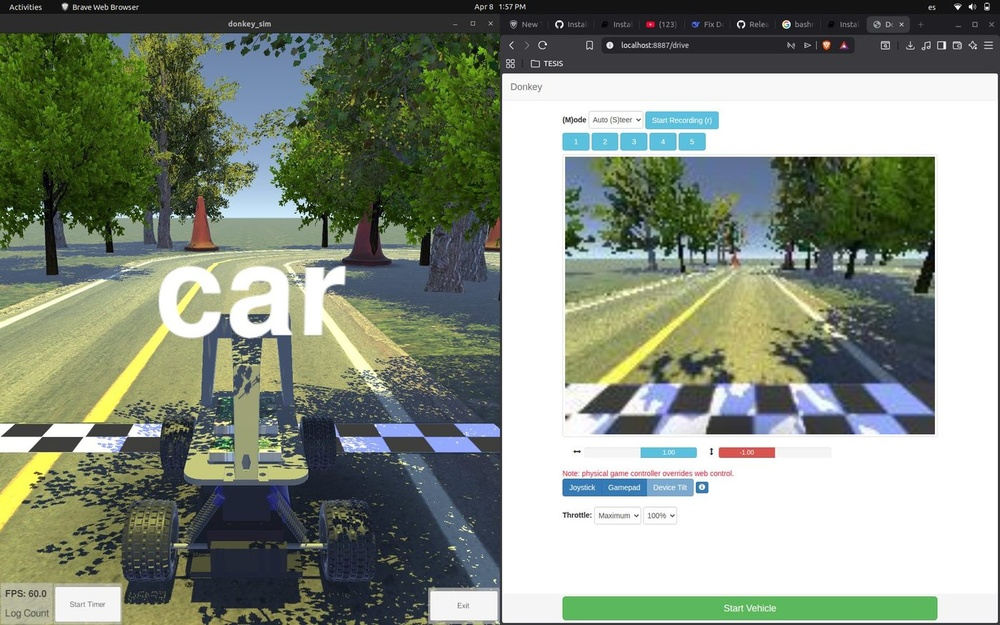
#> input picture sitio/paginas/semanas/img/s10_1.jpg, 1000 x 625 px, shrunk from 1400 x 875 before the run
$ python figuras_readme.py
#> lines starting #> are read from the running program, lines starting #| are printed output that depends on the picture
#!/usr/bin/env python3
"""Figuras del README: los cuatro objetivos cumplidos y la franja que lleva al sitio del proyecto.

Cada figura sale en dos versiones, clara y oscura, para que GitHub muestre la que corresponde al tema
de quien lee (el README las elige con <picture>). La franja del sitio usa las miniaturas reales de las
páginas de cada semana, así que hay que correr antes sitio/generar_semanas.py si cambiaron.

Uso, desde la raíz del repositorio:
    python3 herramientas/figuras_readme.py
Escribe en sitio/paginas/img/: readme_objetivos_{claro,oscuro}.png y readme_sitio_{claro,oscuro}.png.
"""
from pathlib import Path

import matplotlib
matplotlib.use('Agg')
import matplotlib.pyplot as plt
from matplotlib.patches import Circle, FancyBboxPatch
from PIL import Image

RAIZ = Path(__file__).resolve().parent.parent
IMG = RAIZ / 'sitio/paginas/img'
SEMANAS = RAIZ / 'sitio/paginas/semanas/img'

TEMAS = {
    'claro': dict(fondo='#ffffff', tarjeta='#f6f8fa', borde='#d0d7de', texto='#1f2328', suave='#59636e',
                  verde='#1a7f37', acento='#0969da'),
    'oscuro': dict(fondo='#0d1117', tarjeta='#161b22', borde='#30363d', texto='#e6edf3', suave='#9198a1',
                   verde='#3fb950', acento='#4493f8'),
}

OBJETIVOS = [
    ('Objetivo 1', 'Arquitectura funcional', '10 de 10 requisitos'),
    ('Objetivo 2', 'Plataforma robótica', '6 de 6 requisitos'),
    ('Objetivo 3', 'Interfaz para el usuario', '6 de 6 requisitos'),
    ('Objetivo 4', 'Evaluación experimental', '7 de 7 requisitos'),
]

# Una miniatura por etapa del trabajo, de la plataforma inicial a la campaña con los vehículos.
MINIATURAS = ['s10_1.jpg', 's12_1.jpg', 's13_1.jpg', 's19_3.jpg', 's22_5.jpg', 's24_1.jpg', 's26_1.jpg',
              's28_1.jpg']


def caja(ax, x, y, w, h, fondo, borde, radio=0.12):
    ax.add_patch(FancyBboxPatch((x, y), w, h, boxstyle=f'round,pad=0,rounding_size={radio}',
                                facecolor=fondo, edgecolor=borde, linewidth=1.2))


def objetivos(nombre, t):
#> called with nombre = 'claro'
    fig = plt.figure(figsize=(12, 2.9), facecolor=t['fondo'])
    ax = fig.add_axes([0, 0, 1, 1])
    ax.set_xlim(0, 12)
    ax.set_ylim(0, 2.9)
    ax.axis('off')
    ax.text(0.2, 2.55, 'Los cuatro objetivos específicos, cumplidos', fontsize=17, fontweight='bold',
            color=t['texto'], va='center')
    for i, (num, titulo, req) in enumerate(OBJETIVOS):
        x = 0.2 + i * 2.95
        caja(ax, x, 0.2, 2.75, 1.95, t['tarjeta'], t['borde'])
        ax.add_patch(Circle((x + 0.42, 1.72), 0.2, color=t['verde']))
        ax.text(x + 0.42, 1.715, '✓', fontsize=15, fontweight='bold', color=t['fondo'], ha='center',
                va='center')
        ax.text(x + 0.75, 1.72, num, fontsize=12, color=t['suave'], va='center')
        ax.text(x + 0.25, 1.18, titulo, fontsize=11.5, fontweight='bold', color=t['texto'], va='center')
        ax.text(x + 0.25, 0.78, req, fontsize=11.5, color=t['suave'], va='center')
        ax.text(x + 0.25, 0.42, '100 %', fontsize=12, fontweight='bold', color=t['verde'], va='center')
    fig.savefig(IMG / f'readme_objetivos_{nombre}.png', dpi=150, facecolor=t['fondo'])
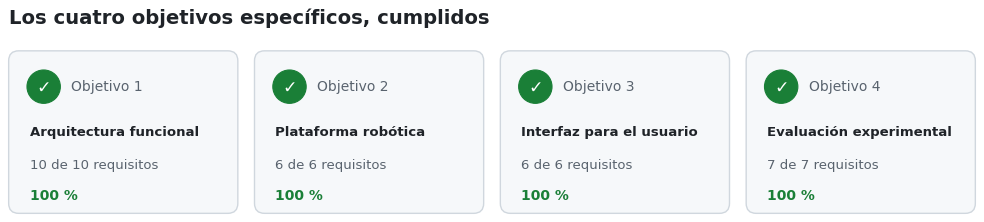
#> figure drawn by matplotlib, 1 panel
    plt.close(fig)


def sitio(nombre, t):
#> called with nombre = 'claro'
    fig = plt.figure(figsize=(12, 3.3), facecolor=t['fondo'])
    ax = fig.add_axes([0, 0, 1, 1])
    ax.set_xlim(0, 12)
    ax.set_ylim(0, 3.3)
    ax.axis('off')
    caja(ax, 0.1, 0.1, 11.8, 3.1, t['tarjeta'], t['borde'], 0.18)
    ax.text(0.45, 2.7, 'Sitio del proyecto: semana a semana', fontsize=18, fontweight='bold',
            color=t['texto'], va='center')
    ax.text(0.45, 2.28, 'Una página por semana, de la 10 a la 28, con lo que se hizo, sus imágenes y lo que '
            'se concluyó.', fontsize=12, color=t['suave'], va='center')
    ax.text(11.55, 2.7, 'Abrir el sitio  →', fontsize=13, fontweight='bold', color=t['acento'], ha='right',
            va='center')
    ancho, alto, sep = 1.32, 0.86, 0.11
    x0 = (12 - (len(MINIATURAS) * ancho + (len(MINIATURAS) - 1) * sep)) / 2
    for i, archivo in enumerate(MINIATURAS):
        with Image.open(SEMANAS / archivo) as im:
#> im is the input picture: PIL image 1000x625 RGB; mean R, G, B 134.2, 142.9, 128.7
            im = im.convert('RGB')
            # Recorte 16:10 centrado, como las tarjetas del sitio.
            w, h = im.size
#> w = 1000; h = 625
            objetivo = w / h > 1.6
#> objetivo = False
            if objetivo:
                nw = int(h * 1.6)
                im = im.crop(((w - nw) // 2, 0, (w - nw) // 2 + nw, h))
            else:
                nh = int(w / 1.6)
#> nh = 625
                im = im.crop((0, (h - nh) // 2, w, (h - nh) // 2 + nh))
            x = x0 + i * (ancho + sep)
            ax.imshow(im, extent=(x, x + ancho, 0.95, 0.95 + alto), zorder=2)
            ax.add_patch(FancyBboxPatch((x, 0.95), ancho, alto, boxstyle='round,pad=0,rounding_size=0.04',
                                        facecolor='none', edgecolor=t['borde'], linewidth=1, zorder=3))
        semana = archivo[1:3]
        ax.text(x + ancho / 2, 0.62, f'Semana {int(semana)}', fontsize=10.5, color=t['suave'], ha='center',
                va='center')
    ax.set_aspect('auto')
    fig.savefig(IMG / f'readme_sitio_{nombre}.png', dpi=150, facecolor=t['fondo'])
    plt.close(fig)


if __name__ == '__main__':
    for nombre, tema in TEMAS.items():
        objetivos(nombre, tema)
#> (the run stopped early here; a loop or call above may not have finished)

$ run again, with sitio/paginas/semanas/img/s11_5.jpg copied over sitio/paginas/semanas/img/s10_1.jpg
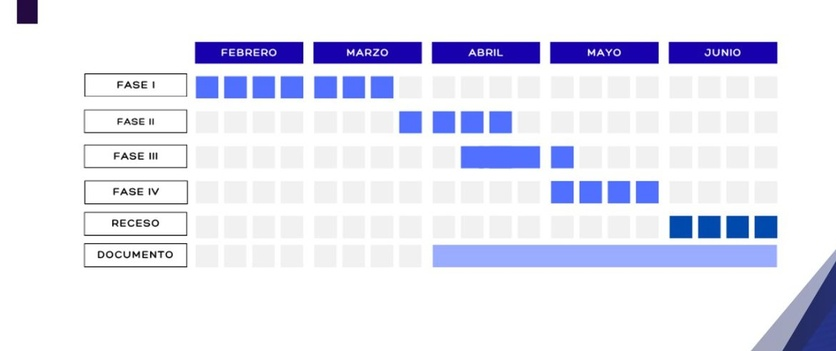
#> input picture sitio/paginas/semanas/img/s11_5.jpg, 836 x 351 px, shrunk from 1171 x 492 before the run
#> in sitio, im is the input picture: PIL image 836x351 RGB; mean R, G, B 229.2, 230.5, 244.5
#> in sitio, `im = im.crop(((w - nw) // 2, 0, (w - nw) // 2 + nw, h))`:
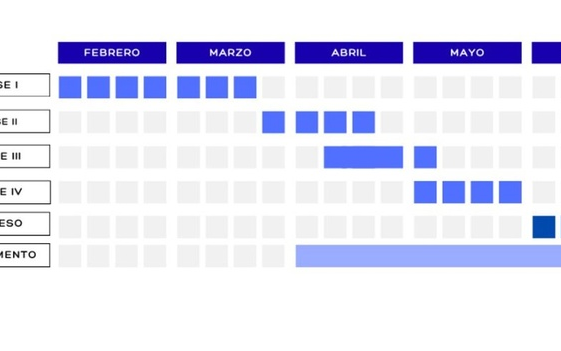
#> im: PIL image 561x351 RGB; mean R, G, B 227.4, 228.5, 245.5
